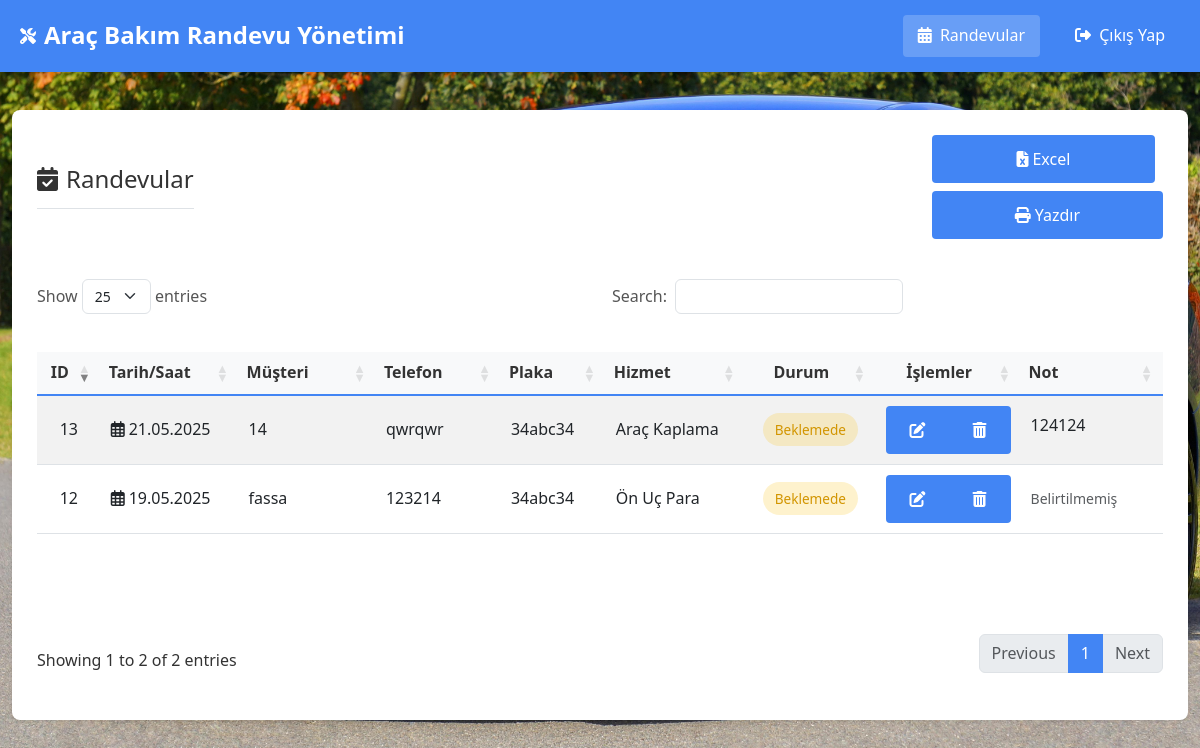
Screenshot of /admin/randevular.php (signed in) with the database file from the repository.
### tables this page shows
CREATE TABLE `randevular` (
  `id` int(11) NOT NULL,
  `ad_soyad` varchar(100) NOT NULL,
  `telefon` varchar(20) NOT NULL,
  `plaka` varchar(15) NOT NULL,
  `hizmet_tipi` enum('on_uc_para','arac_kaplama','cam_filmi','body_kit','elektronik_urunler') NOT NULL,
  `randevu_tarihi` date NOT NULL,
  `randevu_saati` varchar(20) DEFAULT NULL,
  `aciklama` text DEFAULT NULL,
  `olusturma_tarihi` datetime NOT NULL,
  `randevu_durumu` enum('beklemede','onaylandi','tamamlandi','iptal') NOT NULL DEFAULT 'beklemede'
);

### config.php (called while the page is built, shortened)
<?php
$hizmet_tipleri = [
    'on_uc_para' => [
        'isim' => 'Ön Uç Para',
        'gun_sayisi' => 1,
        'cam_filmi_uyumlu' => false
    ],
    'arac_kaplama' => [
        'isim' => 'Araç Kaplama',
        'gun_sayisi' => 2,
        'cam_filmi_uyumlu' => false
    ],
    'cam_filmi' => [
        'isim' => 'Cam Filmi',
        'gun_sayisi' => 1,
        'cam_filmi_uyumlu' => true,
        'saatler' => ['09:30-13:00', '13:00-16:30', '16:30-20:00'],
        'max_gunluk' => 3
    ],
    'body_kit' => [
        'isim' => 'Body Kit',
        'gun_sayisi' => 1,
        'cam_filmi_uyumlu' => false
    ],
    'elektronik_urunler' => [
        'isim' => 'Elektronik Ürünler',
        'gun_sayisi' => 1,
        'cam_filmi_uyumlu' => false
    ]
];
?>

### admin/randevular.php (the view, shortened to what this page needs)
<?php
require_once 'auth.php';
$sql = "SELECT * FROM randevular WHERE randevu_durumu != 'iptal' ORDER BY randevu_tarihi DESC, olusturma_tarihi DESC";
$stmt = $conn->prepare($sql);
$stmt->execute();
$randevular = $stmt->fetchAll();
?>
<!DOCTYPE html>
<html lang="tr">
<head>
    <link href="https://cdn.jsdelivr.net/npm/bootstrap@5.3.0/dist/css/bootstrap.min.css" rel="stylesheet">
    <link rel="stylesheet" href="https://cdnjs.cloudflare.com/ajax/libs/font-awesome/6.4.0/css/all.min.css">
    <link rel="stylesheet" href="https://cdn.datatables.net/1.13.6/css/dataTables.bootstrap5.min.css">
    <link rel="stylesheet" href="https://cdn.datatables.net/responsive/2.5.0/css/responsive.bootstrap5.min.css">
    <link rel="stylesheet" href="https://cdn.datatables.net/buttons/2.4.1/css/buttons.bootstrap5.min.css">
    <link rel="stylesheet" href="../css/style.css">
    <link rel="stylesheet" href="css/admin.css">
</head>
<body>
    <div class="admin-header">
        <div class="container-fluid">
            <nav class="admin-nav">
                <div class="logo-container">
                    <i class="fas fa-tools me-2"></i>
                    <h2>Araç Bakım Randevu Yönetimi</h2>
                </div>
                <div class="admin-menu">
                    <a href="randevular.php" class="<?php echo $current_page === 'randevular.php' ? 'active' : ''; ?>">
                        <i class="fas fa-calendar-alt me-1"></i> Randevular
                    </a>
                    <a href="?logout=1">
                        <i class="fas fa-sign-out-alt me-1"></i> Çıkış Yap
                    </a>
                </div>
            </nav>
        </div>
    </div>
    <div class="container admin-container">
        <div class="admin-card">
            <div class="d-flex justify-content-between align-items-center mb-4">
                <h2 class="mb-0"><i class="fas fa-calendar-check me-2"></i>Randevular</h2>
                <div class="export-buttons">
                    <button id="btnExportExcel" class="btn btn-sm btn-outline-success me-2">
                        <i class="fas fa-file-excel me-1"></i> Excel
                    </button>
                    <button id="btnPrint" class="btn btn-sm btn-outline-primary">
                        <i class="fas fa-print me-1"></i> Yazdır
                    </button>
                </div>
            </div>
            <div class="table-responsive">
                <table id="randevularTable" class="table table-striped table-hover dt-responsive nowrap" style="width:100%">
                    <thead>
                        <tr>
                            <th>ID</th>
                            <th>Tarih/Saat</th>
                            <th>Müşteri</th>
                            <th>Telefon</th>
                            <th>Plaka</th>
                            <th>Hizmet</th>
                            <th>Durum</th>
                            <th>İşlemler</th>
                            <th>Not</th>
                        </tr>
                    </thead>
                    <tbody>
                        <?php foreach ($randevular as $row): ?>
                            <tr>
                                <td><?php echo $row['id']; ?></td>
                                <td data-order="<?php echo $row['randevu_tarihi']; ?>">
                                    <i class="far fa-calendar-alt me-1"></i><?php echo formatTarih($row['randevu_tarihi']); ?>
                                </td>
                                <td><?php echo htmlspecialchars($row['ad_soyad']); ?></td>
                                <td><?php echo htmlspecialchars($row['telefon']); ?></td>
                                <td><?php echo htmlspecialchars($row['plaka']); ?></td>
                                <td><?php echo getHizmetAdi($row['hizmet_tipi'], $hizmet_tipleri); ?></td>
                                <td><?php echo getDurumHtml($row['randevu_durumu']); ?></td>
                                <td>
                                    <div class="btn-group">
                                        <button class="btn btn-primary btn-sm" onclick="durumGuncelle(<?php echo $row['id']; ?>)">
                                            <i class="fas fa-edit"></i>
                                        </button>
                                        <button class="btn btn-danger btn-sm" onclick="randevuSil(<?php echo $row['id']; ?>)">
                                            <i class="fas fa-trash-alt"></i>
                                        </button>
                                    </div>
                                </td>
                                <td>
                                    <?php if (!empty($row['aciklama'])): ?>
                                        <span class="d-inline-block text-truncate" style="max-width: 150px;" data-bs-toggle="tooltip" title="<?php echo htmlspecialchars($row['aciklama']); ?>">
                                            <?php echo htmlspecialchars($row['aciklama']); ?>
                                        </span>
                                    <?php else: ?>
                                        <small class="text-muted">Belirtilmemiş</small>
                                    <?php endif; ?>
                                </td>
                            </tr>
                        <?php endforeach; ?>
                    </tbody>
                </table>
            </div>
        </div>
    </div>
</body>
</html>

### admin/auth.php (shortened to what this page needs)
<?php
require_once '../config.php';
$current_page = basename($_SERVER['PHP_SELF']);
function getDurumHtml($durum) {
    switch ($durum) {
        case 'beklemede':
            return '<span class="durum-beklemede">Beklemede</span>';
    }
}
function getHizmetAdi($hizmet_tipi, $hizmet_tipleri) {
    if (isset($hizmet_tipleri[$hizmet_tipi])) {
        return $hizmet_tipleri[$hizmet_tipi]['isim'];
    }
    return $hizmet_tipi;
}
function formatTarih($tarih) {
    $date = new DateTime($tarih);
    return $date->format('d.m.Y');
}
?>

### css/style.css (style rules this page uses)
* { margin: 0; padding: 0; box-sizing: border-box; font-family: 'Segoe UI', Tahoma, Geneva, Verdana, sans-serif; }
body { background-image: url('../img/background.jpg'); background-size: cover; background-position: center; background-repeat: no-repeat; background-attachment: fixed; height: 100vh; display: flex; align-items: center; justify-content: center; padding: 20px; }
.container { width: 100%; max-width: 800px; margin: 0 auto; }
.btn { background-color: #4285f4; color: white; border: none; padding: 12px 24px; border-radius: 4px; cursor: pointer; font-size: 16px; font-weight: 600; width: 100%; transition: background-color 0.3s ease; }

### admin/css/admin.css (style rules this page uses)
:root { --primary-color: #4285f4; --secondary-color: #185abc; --success-color: #34a853; --warning-color: #fbbc05; --danger-color: #ea4335; --light-color: #f8f9fa; --dark-color: #343a40; --gray-color: #6c757d; --border-color: #dee2e6; --box-shadow: 0 0.125rem 0.25rem rgba(0, 0, 0, 0.075); }
* { box-sizing: border-box; margin: 0; padding: 0; }
body { font-family: 'Segoe UI', Tahoma, Geneva, Verdana, sans-serif; background-color: #f5f8fa; color: #333; line-height: 1.6; margin: 0; padding: 0; }
.admin-header { background-color: var(--primary-color); color: white; box-shadow: 0 2px 10px rgba(0, 0, 0, 0.2); width: 100%; position: fixed; top: 0; left: 0; right: 0; z-index: 9999; }
.admin-header .container-fluid { width: 100%; padding: 0; }
.admin-nav { display: flex; justify-content: space-between; align-items: center; width: 100%; padding: 15px 20px; }
.logo-container { display: flex; align-items: center; }
.admin-nav h2 { margin: 0; font-size: 1.5rem; font-weight: 600; }
.admin-menu { display: flex; align-items: center; }
.admin-menu a { color: white; text-decoration: none; margin-left: 20px; padding: 8px 15px; border-radius: 4px; transition: all 0.3s ease; }
.admin-menu a:hover, .admin-menu a.active { background-color: rgba(255, 255, 255, 0.2); }
.admin-container { padding-top: 90px; padding-bottom: 30px; max-width: 100%; width: 100%; }
.admin-card { background-color: white; border-radius: 8px; box-shadow: var(--box-shadow); padding: 25px; margin-bottom: 30px; width: 100%; }
.admin-card h2 { margin-top: 0; color: #333; border-bottom: 1px solid var(--border-color); padding-bottom: 15px; margin-bottom: 20px; font-size: 1.5rem; }
.admin-card .d-flex { margin-bottom: 25px; position: relative; z-index: 30; }
.export-buttons { display: flex; flex-wrap: wrap; gap: 8px; margin-left: auto; z-index: 30; }
.export-buttons .btn { white-space: nowrap; display: inline-flex; align-items: center; justify-content: center; min-width: 90px; font-weight: 500; }
.table-responsive { overflow-x: auto; width: 100%; margin-bottom: 20px; }
table.dataTable thead th { position: relative; background-color: var(--light-color); font-weight: 600; color: var(--dark-color); }
table.dataTable tbody tr.even { background-color: rgba(0, 0, 0, 0.02); }
.durum-beklemede, .durum-tamamlandi { display: inline-block; padding: 6px 12px; border-radius: 20px; font-size: 0.85rem; font-weight: 500; text-align: center; }
.durum-beklemede { background-color: rgba(251, 188, 5, 0.2); color: #d29500; }
.table-responsive:before { content: ""; display: block; height: 8px; }
table.dataTable { width: 100% !important; margin-bottom: 20px !important; border-collapse: collapse !important; }
table.dataTable thead th { font-weight: 600; color: #333; background-color: #f8f9fa; border-bottom: 2px solid var(--primary-color); white-space: nowrap; }
table.dataTable tbody td { vertical-align: middle; padding: 10px; }
.dataTable .btn-group { display: flex; justify-content: center; }

### rows the page displays
randevular: id "13", randevu_tarihi "21.05.2025", ad_soyad "14", telefon "qwrqwr", plaka "34abc34", hizmet_tipi "Araç Kaplama", randevu_durumu "Beklemede", aciklama "124124"
randevular: id "12", randevu_tarihi "19.05.2025", ad_soyad "fassa", telefon "123214", plaka "34abc34", hizmet_tipi "Ön Uç Para", randevu_durumu "Beklemede", aciklama "Belirtilmemiş"
